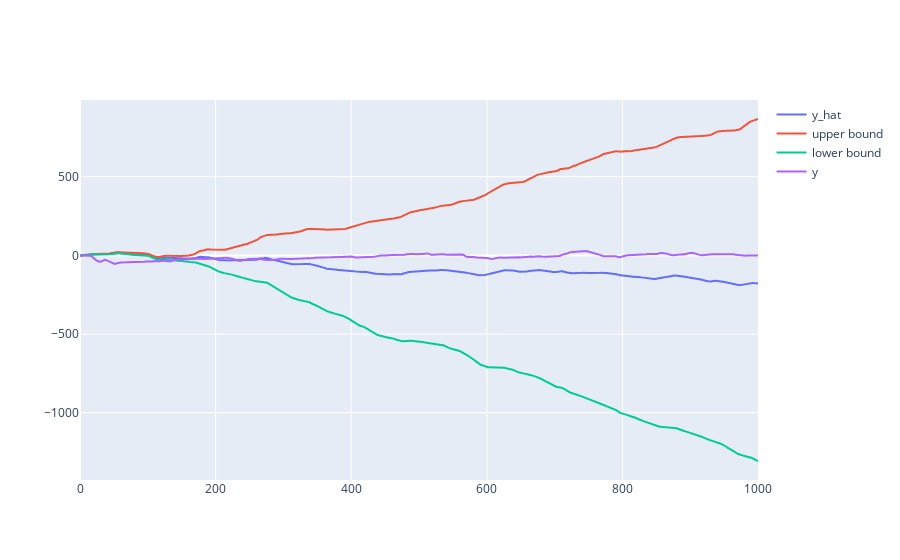

Notebook code for this chart:
### Code cell
plot_curve_with_uncertainty_shaded_plotly(true=compute_position_from_velocity(Y_long[n, :, 1].data.cpu().numpy()), pred=compute_position_from_velocity(Y_hat2_mean[0, :, 1]), error1=compute_position_from_velocity(Y_hat2_lower[0, :, 1]), error2=compute_position_from_velocity(Y_hat2_upper[0, :, 1])) # x-position

### Figure 1 — Plotly figure (JSON) as saved in the notebook; plotly's stock layout.template omitted (floating-point values rounded to 4 significant figures; data arrays with more than 128 entries replaced by an {"elided": "..."} marker saying what was removed)
{"data": [{"mode": "lines", "name": "y_hat", "type": "scatter", "y": {"elided": "1001 float values"}}, {"mode": "lines", "name": "upper bound", "type": "scatter", "y": {"elided": "1001 float values"}}, {"mode": "lines", "name": "lower bound", "type": "scatter", "y": {"elided": "1001 float values"}}, {"mode": "lines", "name": "y", "type": "scatter", "y": {"elided": "1001 float values"}}], "layout": {}}
